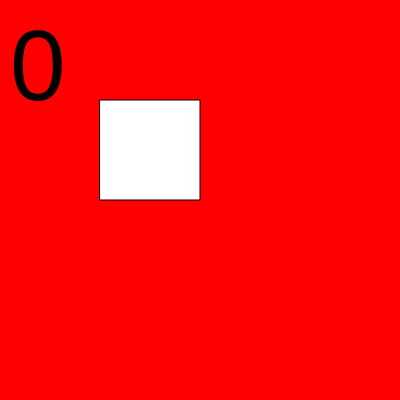
Frame 1 (no input)
Frame 60 (no input): identical to frame 1, image omitted
Frame 120 (the mouse pressed at the canvas centre since frame 60): identical to frame 1, image omitted

The p5.js sketch that drew this single still picture (run headless with seeded random() and noise() and a simulated clock; from frame 60 on, the mouse is pressed at the canvas centre):

// p5.js sketch
// ── sketch.js
// slide counter

let count = 0;

function setup() {
  createCanvas(400, 400);
}

function draw() {
  if (count == 0) {
    slide0();
  }
  if (count == 1) {
    slide1();
  }
  if (count == 2) {
    slide2();
  }
  textSize(100);
  text(count, 10, 100);
}

function slide0() {
  background('red');
  rect(100, 100, 100, 100);
}

function slide1() {
  background('green');
  circle(100, 100, 100);
}

function slide2() {
  background('yellow');
  for (let n = 0; n < 1000; n++) {
    strokeWeight(2 * n + 2);
    let h = 100 + 20 * n;
    line(100, h, 300, h);
  }
}

function mouseClicked() {
  count += 1;
  if (count > 2) {
    count = 0;
  }
}
